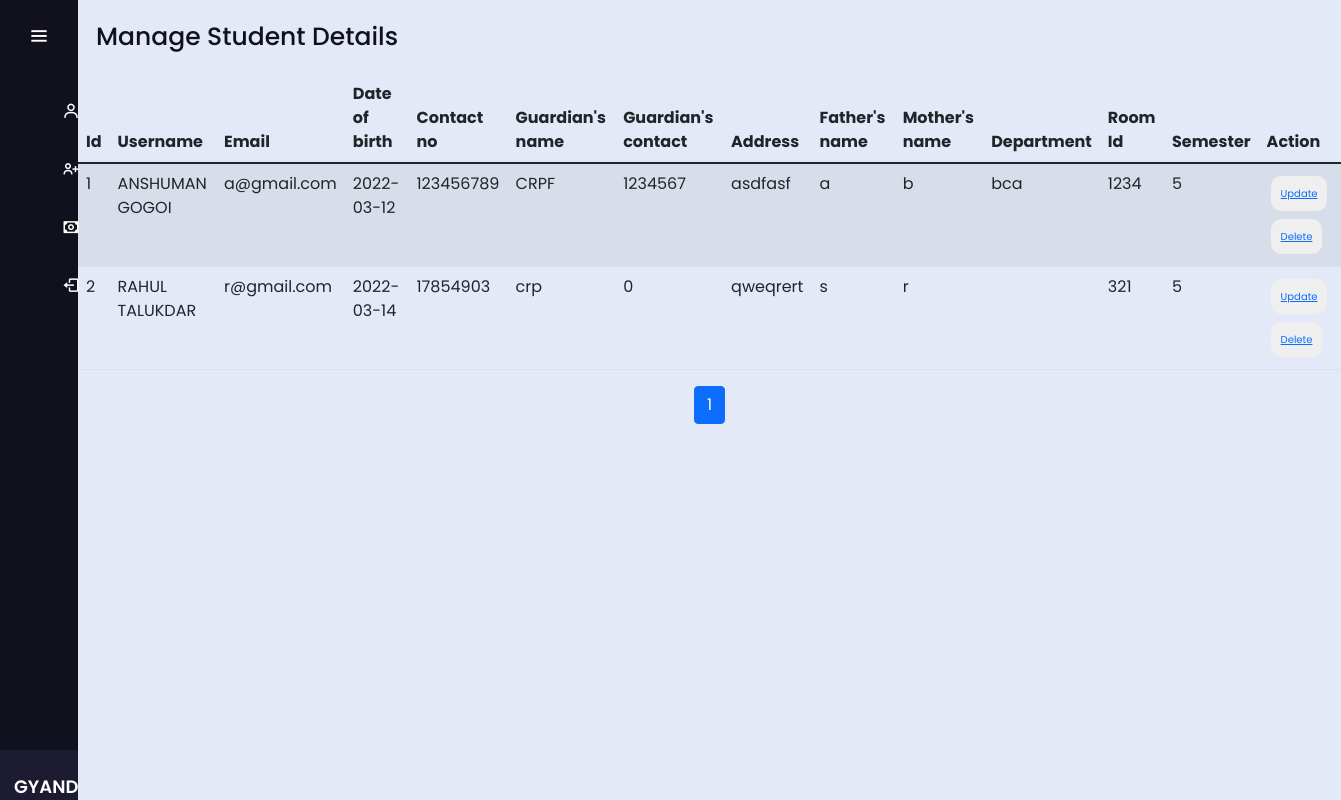
Screenshot of /admin_login/manage_students.php (signed in) with the database file from the repository.
### tables this page shows
CREATE TABLE `student` (
  `s_id` int(11) NOT NULL,
  `s_username` varchar(100) NOT NULL,
  `s_email` varchar(100) NOT NULL,
  `s_password` varchar(100) NOT NULL,
  `s_dob` date NOT NULL,
  `s_contact` bigint(100) NOT NULL,
  `s_gname` varchar(100) NOT NULL,
  `s_gcontact` bigint(100) NOT NULL,
  `s_address` varchar(255) NOT NULL,
  `s_fname` varchar(100) NOT NULL,
  `s_mname` varchar(100) NOT NULL,
  `s_department` varchar(100) NOT NULL,
  `s_semester` varchar(50) NOT NULL,
  `s_roomid` varchar(11) NOT NULL,
  `status` int(11) NOT NULL,
  `complain` varchar(2000) NOT NULL
);

### admin_login/manage_students.php (the view, shortened to what this page needs)
<?php
 include 'config.php';
?>
<!DOCTYPE html>
<html lang="en">
<head>
  <link href="https://cdn.jsdelivr.net/npm/bootstrap@5.1.3/dist/css/bootstrap.min.css" rel="stylesheet">
  <link rel="stylesheet" href="style1.css">
  <link href='https://unpkg.com/boxicons@2.0.7/css/boxicons.min.css' rel='stylesheet'>
</head>
<body>
  <div class="sidebar">
    <div class="logo-details">
      <i class='bx bx-menu' id="btn"></i>
    </div>
    <ul class="nav-list">
    <li>
       <a href="admin_profile.php">
         <i class='bx bx-user' ></i>
       </a>
     </li>
      <li>
        <a href="edit_students_details.php">
          <i class='bx bx-user-plus'></i>
        </a>
      </li>
      <li>
        <a href="fee_details.php">
          <i class='bx bx-money'></i>
        </a>
      </li>
      <li>
        <a href="logout.php">
          <i class='bx bx-log-out' id="log_out"></i>
        </a>
      </li>
      <li class="profile">
        <div class="profile-details">
          <div class="name_job">
            <div class="name"><?php echo ($_SESSION['username']); ?>
            </div>
          </div>
        </div>
      </li>
    </ul>
  </div>
  <section class="home-section">
    <div class="text">Manage Student Details</div>
    <table class="table table-striped table-hover">
      <thead>
        <tr>
        <tr>
          <th scope="col">Id</th>
          <th scope="col">Username</th>
          <th scope="col">Email</th>
          <th scope="col">Date of birth</th>
          <th scope="col">Contact no</th>
          <th scope="col">Guardian's name</th>
          <th scope="col">Guardian's contact</th>
          <th scope="col">Address</th>
          <th scope="col">Father's name</th>
          <th scope="col">Mother's name</th>
          <th scope="col">Department</th>
          <th scope="col">Room Id</th>
          <th scope="col">Semester</th>
          <th scope="col">Action</th>
        </tr>
      </thead>
      <tbody>
        <?php
          $limit=2;
          if(isset($_GET['page'])){
            $page=$_GET['page'];
               }else{
              $page=1;
              }
              $offset=($page - 1) * $limit;
              $sql = "SELECT * FROM student order by s_id asc limit  {$offset},{$limit}";
        $result = $conn->query($sql);
        if ($result->num_rows > 0) {
          while ($row = $result->fetch_assoc()) {
        ?>
            <tr>
              <td scope="row"><?php echo  $row['s_id']; ?></td>
              <td><?php echo  $row['s_username']; ?></td>
              <td><?php echo   $row['s_email']; ?></td>
              <td><?php echo   $row['s_dob']; ?></td>
              <td><?php echo  $row['s_contact']; ?></td>
              <td><?php echo  $row['s_gname']; ?></td>
              <td><?php echo  $row['s_gcontact']; ?></td>
              <td><?php echo  $row['s_address']; ?></td>
              <td><?php echo  $row['s_fname']; ?></td>
              <td><?php echo  $row['s_mname']; ?></td>
              <td><?php echo   $row['s_department']; ?></td>
              <td><?php echo  $row['s_roomid']; ?></td>
              <td><?php echo  $row['s_semester']; ?></td>
              <td>
                <button><a href="?type=update&id=<?php echo $row['s_id']?>">Update</a></button>
              <?php echo'<button><a href="?type=delete&id=' .$row['s_id'].'">Delete</a></button>'?>
              </td>
            </tr>
        <?php
          }
        } else {
          echo "0 result";
        }
        ?>
      </tbody>
    </table>
    <?php
						$q="select * from student";
						$res=mysqli_query($conn,$q) or die ("query failed".mysqli_error($conn));
						if(mysqli_num_rows($res)>0){
							$total_record=mysqli_num_rows($res);
							$total_page=ceil($total_record/$limit);
							 echo ' <ul class="pagination justify-content-center">';
							for($i=1; $i<=$total_page; $i++){
								if($i==$page){
									  $active="active";
								  }else{
									  $active="";
								  }
								  echo'<li class="page-item '.$active.'"><a class="page-link" href="manage_students.php?page='.$i.'">'.$i.'</a></li>';
							}
							echo '</ul>';
						}
						?>
  </section>
</body>
</html>

### admin_login/style1.css (style rules this page uses)
* { margin: 0; padding: 0; box-sizing: border-box; font-family: "Poppins" , sans-serif; }
.sidebar { position: fixed; left: 0; top: 0; height: 100%; width: 78px; background: #11101D; padding: 6px 14px; z-index: 99; transition: all 0.5s ease; }
.sidebar .logo-details { height: 60px; display: flex; align-items: center; position: relative; }
.sidebar .logo-details #btn { position: absolute; top: 50%; right: 0; transform: translateY(-50%); font-size: 22px; transition: all 0.4s ease; font-size: 23px; text-align: center; cursor: pointer; transition: all 0.5s ease; }
.sidebar i { color: #fff; height: 60px; min-width: 50px; font-size: 28px; text-align: center; line-height: 60px; }
.sidebar .nav-list { margin-top: 20px; height: 100%; }
.sidebar li { position: relative; margin: 8px 0; list-style: none; }
.sidebar li a { display: flex; height: 100%; width: 100%; border-radius: 12px; align-items: center; text-decoration: none; transition: all 0.4s ease; background: #11101D; }
.sidebar li i { height: 50px; line-height: 50px; font-size: 18px; border-radius: 12px; }
.sidebar li.profile { position: fixed; height: 50px; width: 78px; left: 0; bottom: -8px; padding: 10px 14px; background: #1d1b31; transition: all 0.5s ease; overflow: hidden; }
.sidebar li .profile-details { display: flex; align-items: center; flex-wrap: nowrap; }
.sidebar li.profile .name, .sidebar li.profile .job { font-size: 18px; font-weight: 600; color: #fff; white-space: nowrap; }
.home-section { position: relative; background: #E4E9F7; min-height: 100vh; top: 0; left: 78px; width: calc(100% - 78px); transition: all 0.5s ease; z-index: 2; }
.home-section .text { display: inline-block; color: #11101d; font-size: 25px; font-weight: 500; margin: 18px }

### admin_login/manage_students.php (style rules this page uses)
button { font-size: 10px; border: none; display: inline-block; padding: 10px; border-radius: 10px; margin: 4px; }

### rows the page displays
student: s_id "1", s_username "ANSHUMAN GOGOI", s_email "a@gmail.com", s_dob "2022-03-12", s_contact "123456789", s_gname "CRPF", s_gcontact "1234567", s_address "asdfasf", s_fname "a", s_mname "b", s_department "bca", s_roomid "1234", s_semester "5"
student: s_id "2", s_username "RAHUL TALUKDAR", s_email "r@gmail.com", s_dob "2022-03-14", s_contact "17854903", s_gname "crp", s_gcontact "0", s_address "qweqrert", s_fname "s", s_mname "r", s_roomid "321", s_semester "5"
